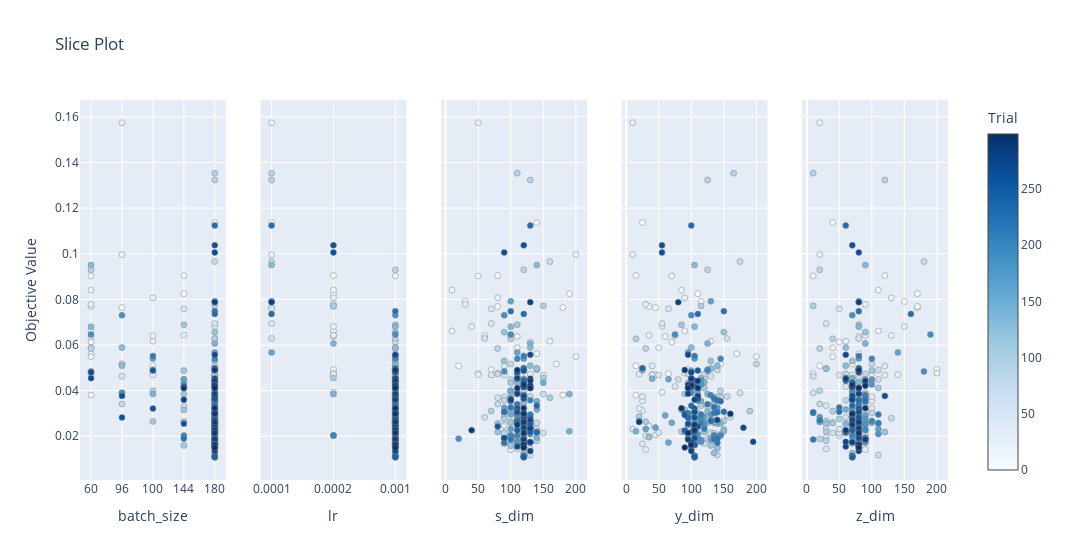
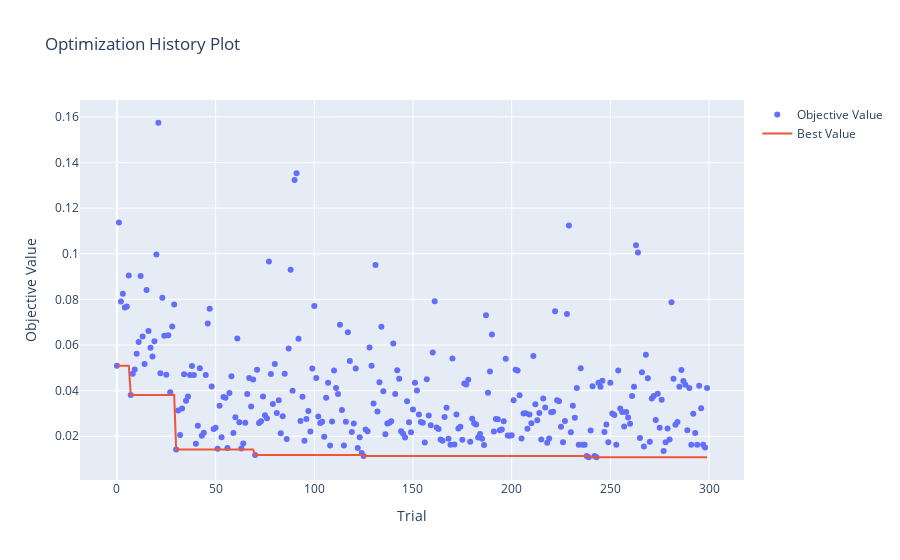

Here is the notebook cell these charts were saved with, in order:
### Code cell
print('---------------------- HI-VAE_weibull ----------------------')
fig = plot_slice(study_dict_survkm["HI-VAE_weibull_prior"])
fig.show()

fig = plot_optimization_history(study_dict_survkm["HI-VAE_weibull_prior"])
fig.show()

### Figure 1 — Plotly figure (JSON) as saved in the notebook; plotly's stock layout.template omitted (floating-point values rounded to 4 significant figures; data arrays with more than 128 entries replaced by an {"elided": "..."} marker saying what was removed)
{"data": [{"marker": {"color": {"elided": "300 int values"}, "colorbar": {"title": {"text": "Trial"}, "x": 1, "xpad": 40}, "colorscale": [[0, "rgb(247,251,255)"], [0.125, "rgb(222,235,247)"], [0.25, "rgb(198,219,239)"], [0.375, "rgb(158,202,225)"], [0.5, "rgb(107,174,214)"], [0.625, "rgb(66,146,198)"], [0.75, "rgb(33,113,181)"], [0.875, "rgb(8,81,156)"], [1, "rgb(8,48,107)"]], "line": {"color": "Grey", "width": 0.5}, "showscale": true}, "mode": "markers", "name": "Feasible Trial", "showlegend": false, "type": "scatter", "x": {"elided": "300 int values"}, "xaxis": "x", "y": {"elided": "300 float values"}, "yaxis": "y"}, {"marker": {"color": {"elided": "300 int values"}, "colorbar": {"title": {"text": "Trial"}, "x": 1, "xpad": 40}, "colorscale": [[0, "rgb(247,251,255)"], [0.125, "rgb(222,235,247)"], [0.25, "rgb(198,219,239)"], [0.375, "rgb(158,202,225)"], [0.5, "rgb(107,174,214)"], [0.625, "rgb(66,146,198)"], [0.75, "rgb(33,113,181)"], [0.875, "rgb(8,81,156)"], [1, "rgb(8,48,107)"]], "line": {"color": "Grey", "width": 0.5}, "showscale": false}, "mode": "markers", "name": "Feasible Trial", "showlegend": false, "type": "scatter", "x": {"elided": "300 float values"}, "xaxis": "x2", "y": {"elided": "300 float values"}, "yaxis": "y2"}, {"marker": {"color": {"elided": "300 int values"}, "colorbar": {"title": {"text": "Trial"}, "x": 1, "xpad": 40}, "colorscale": [[0, "rgb(247,251,255)"], [0.125, "rgb(222,235,247)"], [0.25, "rgb(198,219,239)"], [0.375, "rgb(158,202,225)"], [0.5, "rgb(107,174,214)"], [0.625, "rgb(66,146,198)"], [0.75, "rgb(33,113,181)"], [0.875, "rgb(8,81,156)"], [1, "rgb(8,48,107)"]], "line": {"color": "Grey", "width": 0.5}, "showscale": false}, "mode": "markers", "name": "Feasible Trial", "showlegend": false, "type": "scatter", "x": {"elided": "300 int values"}, "xaxis": "x3", "y": {"elided": "300 float values"}, "yaxis": "y3"}, {"marker": {"color": {"elided": "300 int values"}, "colorbar": {"title": {"text": "Trial"}, "x": 1, "xpad": 40}, "colorscale": [[0, "rgb(247,251,255)"], [0.125, "rgb(222,235,247)"], [0.25, "rgb(198,219,239)"], [0.375, "rgb(158,202,225)"], [0.5, "rgb(107,174,214)"], [0.625, "rgb(66,146,198)"], [0.75, "rgb(33,113,181)"], [0.875, "rgb(8,81,156)"], [1, "rgb(8,48,107)"]], "line": {"color": "Grey", "width": 0.5}, "showscale": false}, "mode": "markers", "name": "Feasible Trial", "showlegend": false, "type": "scatter", "x": {"elided": "300 int values"}, "xaxis": "x4", "y": {"elided": "300 float values"}, "yaxis": "y4"}, {"marker": {"color": {"elided": "300 int values"}, "colorbar": {"title": {"text": "Trial"}, "x": 1, "xpad": 40}, "colorscale": [[0, "rgb(247,251,255)"], [0.125, "rgb(222,235,247)"], [0.25, "rgb(198,219,239)"], [0.375, "rgb(158,202,225)"], [0.5, "rgb(107,174,214)"], [0.625, "rgb(66,146,198)"], [0.75, "rgb(33,113,181)"], [0.875, "rgb(8,81,156)"], [1, "rgb(8,48,107)"]], "line": {"color": "Grey", "width": 0.5}, "showscale": false}, "mode": "markers", "name": "Feasible Trial", "showlegend": false, "type": "scatter", "x": {"elided": "300 int values"}, "xaxis": "x5", "y": {"elided": "300 float values"}, "yaxis": "y5"}], "layout": {"title": {"text": "Slice Plot"}, "width": 1500, "xaxis": {"anchor": "y", "categoryarray": [60, 96, 100, 144, 180], "categoryorder": "array", "domain": [0, 0.168], "title": {"text": "batch_size"}, "type": "category"}, "xaxis2": {"anchor": "y2", "categoryarray": [0.0001, 0.0002, 0.001], "categoryorder": "array", "domain": [0.208, 0.376], "title": {"text": "lr"}, "type": "category"}, "xaxis3": {"anchor": "y3", "domain": [0.416, 0.584], "title": {"text": "s_dim"}}, "xaxis4": {"anchor": "y4", "domain": [0.624, 0.792], "title": {"text": "y_dim"}}, "xaxis5": {"anchor": "y5", "domain": [0.832, 1], "title": {"text": "z_dim"}}, "yaxis": {"anchor": "x", "domain": [0, 1], "title": {"text": "Objective Value"}}, "yaxis2": {"anchor": "x2", "domain": [0, 1], "matches": "y", "showticklabels": false}, "yaxis3": {"anchor": "x3", "domain": [0, 1], "matches": "y", "showticklabels": false}, "yaxis4": {"anchor": "x4", "domain": [0, 1], "matches": "y", "showticklabels": false}, "yaxis5": {"anchor": "x5", "domain": [0, 1], "matches": "y", "showticklabels": false}}}

### Figure 2 — Plotly figure (JSON) as saved in the notebook; plotly's stock layout.template omitted (floating-point values rounded to 4 significant figures; data arrays with more than 128 entries replaced by an {"elided": "..."} marker saying what was removed)
{"data": [{"mode": "markers", "name": "Objective Value", "type": "scatter", "x": {"elided": "300 int values"}, "y": {"elided": "300 float values"}}, {"mode": "lines", "name": "Best Value", "type": "scatter", "x": {"elided": "300 int values"}, "y": {"elided": "300 float values"}}, {"marker": {"color": "#cccccc"}, "mode": "markers", "name": "Infeasible Trial", "showlegend": false, "type": "scatter", "x": [], "y": []}], "layout": {"title": {"text": "Optimization History Plot"}, "xaxis": {"title": {"text": "Trial"}}, "yaxis": {"title": {"text": "Objective Value"}}}}
